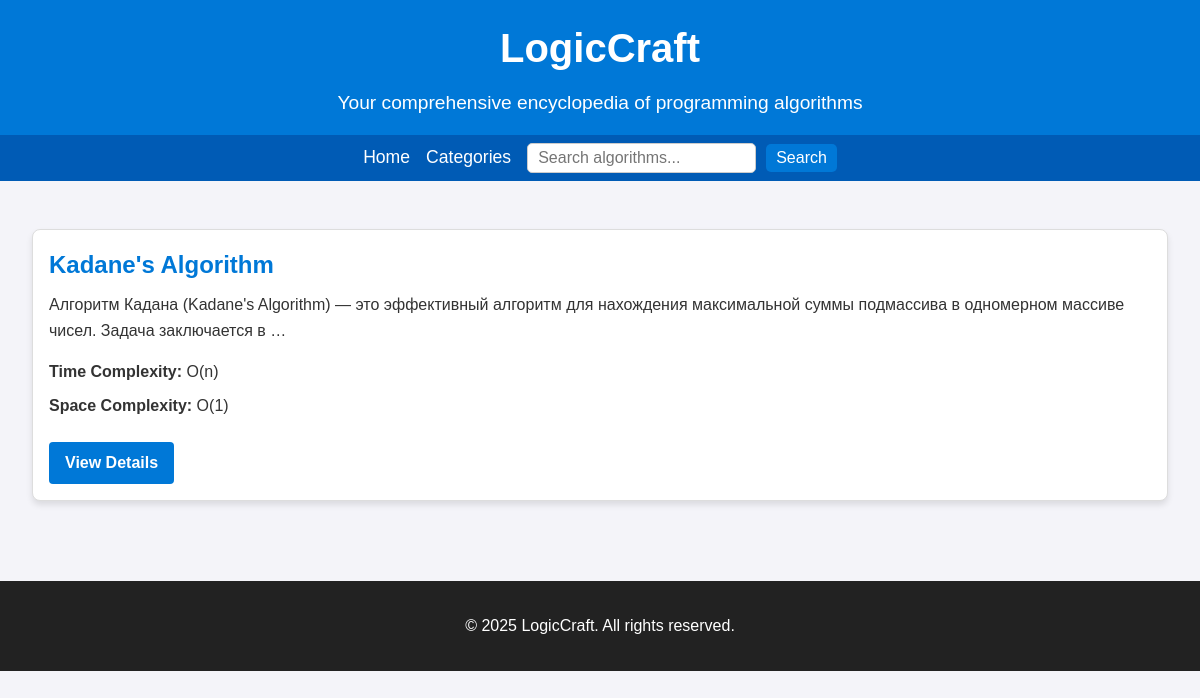
The app's page /?category=2 with its own data.
### library/models.py (models this page shows, shortened)
class Algorithm(models.Model):
    name = models.CharField(max_length=255)
    description = models.TextField(blank=True, null=True)
    complexity_time = models.CharField(max_length=50, blank=True, null=True)
    complexity_space = models.CharField(max_length=50, blank=True, null=True)
    input_example = models.TextField(blank=True, null=True)
    output_example = models.TextField(blank=True, null=True)
    pseudocode = models.TextField(blank=True, null=True)
    implementation = models.TextField(blank=True, null=True)
    created_at = models.DateTimeField(auto_now_add=True)
    updated_at = models.DateTimeField(auto_now=True)
    categories = models.ManyToManyField(Category, related_name='algorithms')

### library/views.py (the view, shortened to what this page needs)
# urls.py: path('', views.HomeView.as_view(), name='home'),
class HomeView(ListView):
    template_name = 'library/home.html'
    allow_empty = True
    context_object_name = 'algorithms'
    def get_queryset(self):
        category_id = self.request.GET.get('category', '')
        if category_id:
            category = get_object_or_404(Category, id=category_id)
            return category.algorithms.all()

### library/templates/library/home.html
{% extends 'index.html' %}
{% block content %}
    <div class="algorithm-grid">
        {% for algorithm in algorithms %}
        <div class="algorithm-card">
            <h3>{{ algorithm.name }}</h3>
            <p>{{ algorithm.description|truncatewords:20 }}</p>
            <div class="algorithm-meta">
                <p><strong>Time Complexity:</strong> {{ algorithm.complexity_time }}</p>
                <p><strong>Space Complexity:</strong> {{ algorithm.complexity_space }}</p>
            </div>
            <a href="{% url 'library:alg' algorithm.id %}" class="view-more">View Details</a>
        </div>
        {% endfor %}
    </div>
{% endblock %}

### library/static/library/css/index.css (style rules this page uses)
body { font-family: Arial, sans-serif; line-height: 1.6; margin: 0; padding: 0; background-color: #f4f4f9; color: #333; }
.algorithm-card { border: 1px solid #ddd; border-radius: 8px; padding: 1rem; margin: 1rem 0; background: #fff; box-shadow: 0 4px 6px rgba(0, 0, 0, 0.1); transition: transform 0.2s, box-shadow 0.2s; }
.algorithm-card h3 { font-size: 1.5rem; margin: 0 0 0.5rem; color: #0078d7; }
.algorithm-card p { margin: 0.5rem 0; }
.algorithm-card .algorithm-meta { margin-top: 1rem; }
.algorithm-card .view-more { display: inline-block; margin-top: 1rem; padding: 0.5rem 1rem; background: #0078d7; color: #fff; text-decoration: none; border-radius: 4px; font-weight: bold; transition: background 0.2s; }

### records on screen
Algorithm: name "Kadane's Algorithm", description "Алгоритм Кадана (Kadane's Algorithm) — это эффективный алгоритм для нахождения максимальной суммы подмассива в одномерном массиве чисел. Задача заключается в …", complexity_time "O(n)", complexity_space "O(1)"
